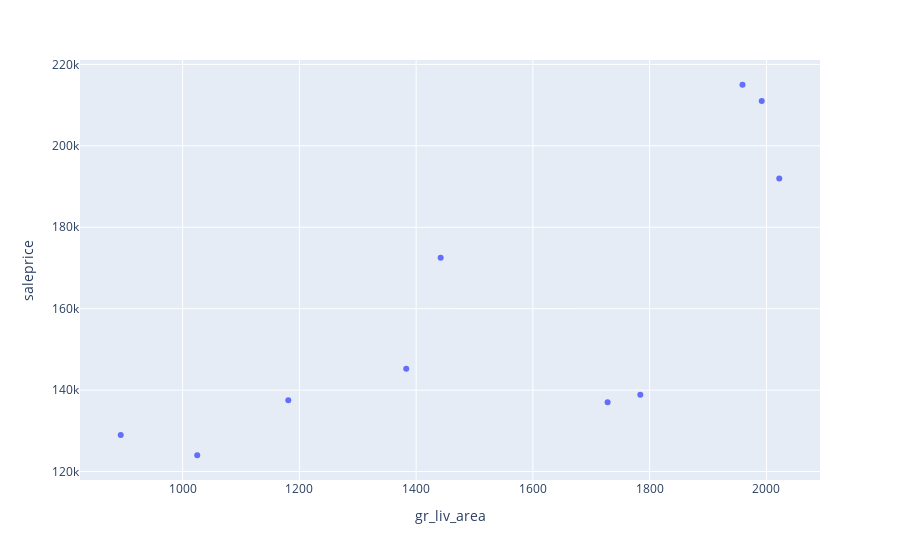

Notebook cell for this chart:
### Markdown cell above
Let's plot the living area against sale price using a scatterplot.

### Code cell
px.scatter(sample_ames_clean, x='gr_liv_area', y='saleprice')

### Figure 1 — Plotly figure (JSON) as saved in the notebook; plotly's stock layout.template omitted (floating-point values rounded to 4 significant figures)
{"data": [{"hovertemplate": "gr_liv_area=%{x}<br>saleprice=%{y}<extra></extra>", "legendgroup": "", "marker": {"color": "#636efa", "symbol": "circle"}, "mode": "markers", "name": "", "orientation": "v", "showlegend": false, "type": "scatter", "x": [1728, 1025, 894, 2022, 1784, 1992, 1442, 1959, 1383, 1181], "xaxis": "x", "y": [137000, 124000, 129000, 192000, 138887, 211000, 172500, 215000, 145250, 137500], "yaxis": "y"}], "layout": {"legend": {"tracegroupgap": 0}, "margin": {"t": 60}, "xaxis": {"anchor": "y", "domain": [0, 1], "title": {"text": "gr_liv_area"}}, "yaxis": {"anchor": "x", "domain": [0, 1], "title": {"text": "saleprice"}}}}
